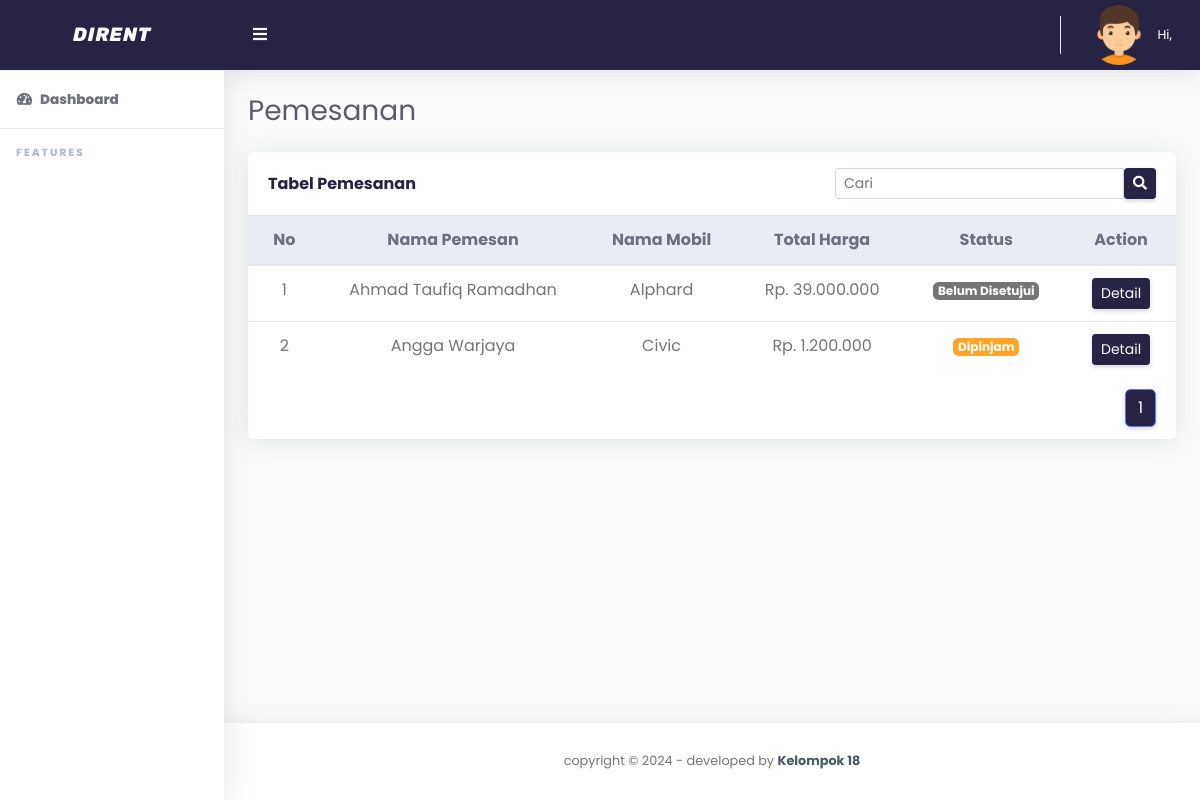
Page /admin/pemesanan_tbl.php (signed in) on the committed database.
### tables this page shows
CREATE TABLE `pemesanan` (
  `id_pemesanan` int(11) NOT NULL,
  `id_customer` int(11) NOT NULL,
  `id_mobil` int(11) NOT NULL,
  `nama` varchar(255) NOT NULL,
  `alamat` varchar(255) NOT NULL,
  `no_telp` varchar(16) NOT NULL,
  `dari_tanggal` date NOT NULL,
  `sampai_tanggal` date NOT NULL,
  `jumlah_hari` int(3) NOT NULL,
  `tujuan` varchar(255) NOT NULL,
  `link_drive` varchar(255) NOT NULL,
  `status` enum('Belum Disetujui','Dipinjam','Dikembalikan') NOT NULL,
  `created_at` timestamp NOT NULL DEFAULT current_timestamp(),
  `updated_at` timestamp NOT NULL DEFAULT current_timestamp()
);

CREATE TABLE `mobil` (
  `id_mobil` int(11) NOT NULL,
  `gambar` varchar(255) NOT NULL,
  `nama_mobil` varchar(60) NOT NULL,
  `tahun_mobil` varchar(11) NOT NULL,
  `kursi` int(2) NOT NULL,
  `transmisi` varchar(25) NOT NULL,
  `bensin` varchar(25) NOT NULL,
  `stok` int(11) NOT NULL,
  `harga` varchar(25) NOT NULL,
  `created_at` timestamp NOT NULL DEFAULT current_timestamp(),
  `updated_at` timestamp NOT NULL DEFAULT current_timestamp()
);

### config/functions/functionPemesanan.php (called while the page is built, shortened)
<?php
include('../config/conn.php');
function query($query)
{
    global $conn;
    $result = mysqli_query($conn, $query);
    $rows = [];
    while ($row = mysqli_fetch_assoc($result)) {
        $rows[] =  $row;
    }
    return $rows;
}

### admin/pemesanan_tbl.php (the view, shortened to what this page needs)
<?php
include('../config/functions/functionPemesanan.php');
$pemesanan = query("SELECT id_pemesanan,nama,nama_mobil,harga,jumlah_hari,pemesanan.status FROM pemesanan INNER JOIN mobil ON pemesanan.id_mobil = mobil.id_mobil");
$jumlahDataPerhalaman = 5;
$jumlahData = count(query("SELECT * FROM pemesanan"));
$jumlahHalaman = ceil($jumlahData / $jumlahDataPerhalaman);
$halamanAktif = (isset($_GET['halaman']) ? $_GET['halaman'] : 1);
$awalData = ($jumlahDataPerhalaman * $halamanAktif) - $jumlahDataPerhalaman;
$pemesanan = query("SELECT id_pemesanan,nama,nama_mobil,harga,jumlah_hari,pemesanan.status FROM pemesanan INNER JOIN mobil ON pemesanan.id_mobil = mobil.id_mobil Limit $awalData,$jumlahDataPerhalaman");
?>
<!DOCTYPE html>
<html lang="en">
<head>
    <?php include('../app/layouts/css.php'); ?>
</head>
<body id="page-top">
    <div id="wrapper">
        <?php include('../app/layouts/sidebar.php'); ?>
        <div id="content-wrapper" class="d-flex flex-column">
            <div id="content">
                <?php include('../app/layouts/topbar.php'); ?>
                <div class="container-fluid" id="container-wrapper">
                    <div class="d-sm-flex align-items-center justify-content-between mb-4">
                        <h1 class="h3 mb-0 text-gray-800">Pemesanan</h1>
                    </div>
                    <div class="row">
                        <div class="col-lg-12 mb-4">
                            <div class="card">
                                <div class="card-header py-3 d-flex flex-row align-items-center justify-content-between">
                                    <h6 class="m-0 font-weight-bold text-primary">Tabel Pemesanan</h6>
                                    <form action="" method="GET">
                                        <div class="input-group">
                                            <input type="text" class="form-control form-control-sm" name="keyword" placeholder="Cari">
                                            <div class="input-group-btn">
                                                <button class="btn btn-sm btn-primary" name="cari"><i class="fas fa-search"></i></button>
                                            </div>
                                        </div>
                                    </form>
                                </div>
                                <div class="table-responsive">
                                    <table class="table align-items-center table-flush text-center">
                                        <thead class="thead-light">
                                            <tr>
                                                <th>No</th>
                                                <th>Nama Pemesan</th>
                                                <th>Nama Mobil</th>
                                                <th>Total Harga</th>
                                                <th>Status</th>
                                                <th>Action</th>
                                            </tr>
                                        </thead>
                                        <tbody>
                                            <?php $no = 1; ?>
                                            <?php foreach ($pemesanan as $dataPemesanan) : ?>
                                            <?php $totalHarga = $dataPemesanan['harga'] * $dataPemesanan['jumlah_hari'] ?>
                                                <tr>
                                                    <td><?= $no++; ?></td>
                                                    <td><?= $dataPemesanan['nama']; ?></td>
                                                    <td><?= $dataPemesanan['nama_mobil']; ?></td>
                                                    <td>Rp. <?= number_format($totalHarga, 0, ".", "."); ?></td>
                                                    <?php if ($dataPemesanan['status'] == 'Belum Disetujui') : ?>
                                                        <td>
                                                            <span class="badge badge-secondary">
                                                                <?= $dataPemesanan['status']; ?>
                                                            </span>
                                                        </td>
                                                    <?php endif; ?>
                                                    <?php if ($dataPemesanan['status'] == 'Dipinjam') : ?>
                                                        <td>
                                                            <span class="badge badge-warning">
                                                                <?= $dataPemesanan['status']; ?>
                                                            </span>
                                                        </td>
                                                    <?php endif; ?>
                                                    <td><a href="pemesanan_detail.php?id_pemesanan=<?= $dataPemesanan['id_pemesanan']; ?>" class="btn btn-sm btn-info">Detail</a>
                                                </tr>
                                            <?php endforeach; ?>
                                        </tbody>
                                    </table>
                                </div>
                                <div class="card-footer text-right">
                                    <nav class="d-inline-block">
                                        <ul class="pagination mb-0">
                                            <?php if (isset($_GET['cari'])) { ?>
                                                <?php if ($halamanAktif > 1) : ?>
                                                    <a class="page-link" href="?halaman=<?= $halamanAktif - 1; ?>&keyword=<?php echo $_GET['keyword'] ?>" tabindex="-1"><i class="fas fa-chevron-left"></i></a>
                                                <?php endif; ?>
                                                <?php for ($i = 1; $i <= $jumlahHalaman; $i++) : ?>
                                                    <?php if ($i == $halamanAktif) : ?>
                                                        <li class="page-item active">
                                                            <a class="page-link" href="?halaman=<?= $i; ?>&keyword=<?php echo $_GET['keyword'] ?>&cari="><?= $i; ?></a>
                                                        </li>
                                                    <?php else : ?>
                                                        <li class="page-item">
                                                            <a class="page-link" href="?halaman=<?= $i; ?>&keyword=<?php echo $_GET['keyword'] ?>&cari="><?= $i; ?></a>
                                                        </li>
                                                    <?php endif; ?>
                                                <?php endfor; ?>
                                                <?php if ($halamanAktif < $jumlahHalaman) : ?>
                                                    <a class="page-link" href="?halaman=<?= $halamanAktif + 1; ?>&keyword=<?php echo $_GET['keyword'] ?>&cari="><i class="fas fa-chevron-right"></i></a>
                                                <?php endif; ?>
                                            <?php } else { ?>
                                                <?php for ($i = 1; $i <= $jumlahHalaman; $i++) : ?>
                                                    <?php if ($i == $halamanAktif) : ?>
                                                        <li class="page-item active">
                                                            <a class="page-link" href="?halaman=<?= $i; ?>"><?= $i; ?></a>
                                                        </li>
                                                    <?php else : ?>
                                                        <li class="page-item">
                                                            <a class="page-link" href="?halaman=<?= $i; ?>"><?= $i; ?></a>
                                                        </li>
                                                    <?php endif; ?>
                                                <?php endfor; ?>
                                            <?php } ?>
                                        </ul>
                                    </nav>
                                </div>
                            </div>
                        </div>
                    </div>
                </div>
            </div>
            <?php include('../app/layouts/footer.php'); ?>
        </div>
    </div>
</body>
</html>

### app/assets/css/admin/dirent.css (style rules this page uses)
.card-footer a.page-link { background-color: #272343 !important; }
* { font-family: "Poppins", sans-serif; margin: 0; padding: 0; box-sizing: border-box; }
html { position: relative; min-height: 100%; }
body { height: 100%; }
#wrapper { display: -webkit-box; display: -ms-flexbox; display: flex; }
#wrapper #content-wrapper { background-color: #fafdfb; width: 100%; overflow-x: hidden; }
#wrapper #content-wrapper #content { -webkit-box-flex: 1; -ms-flex: 1 0 auto; flex: 1 0 auto; }
.container, .container-fluid, .container-login { padding-left: 1.5rem; padding-right: 1.5rem; }
.text-gray-800 { color: #5a5c69 !important; }
.table-flush td, .table-flush th { border-right: 0; border-left: 0; }
.table-flush tbody tr:first-child td, .table-flush tbody tr:first-child th { border-top: 0; }
.table-flush tbody tr:last-child td, .table-flush tbody tr:last-child th { border-bottom: 0; }
.card .table { margin-bottom: 0; }
.card .table td, .card .table th { padding-right: 1.5rem; padding-left: 1.5rem; }
.card { -webkit-box-shadow: 0 0.15rem 1.75rem 0 rgba(58, 59, 69, 0.15) !important; box-shadow: 0 0.15rem 1.75rem 0 rgba(58, 59, 69, 0.15) !important; }

### rows in the picture
pemesanan: nama "Ahmad Taufiq Ramadhan", id_mobil.nama_mobil "Alphard", totalHarga "39.000.000", status "Belum Disetujui"
pemesanan: nama "Angga Warjaya", id_mobil.nama_mobil "Civic", totalHarga "1.200.000", status "Dipinjam"
